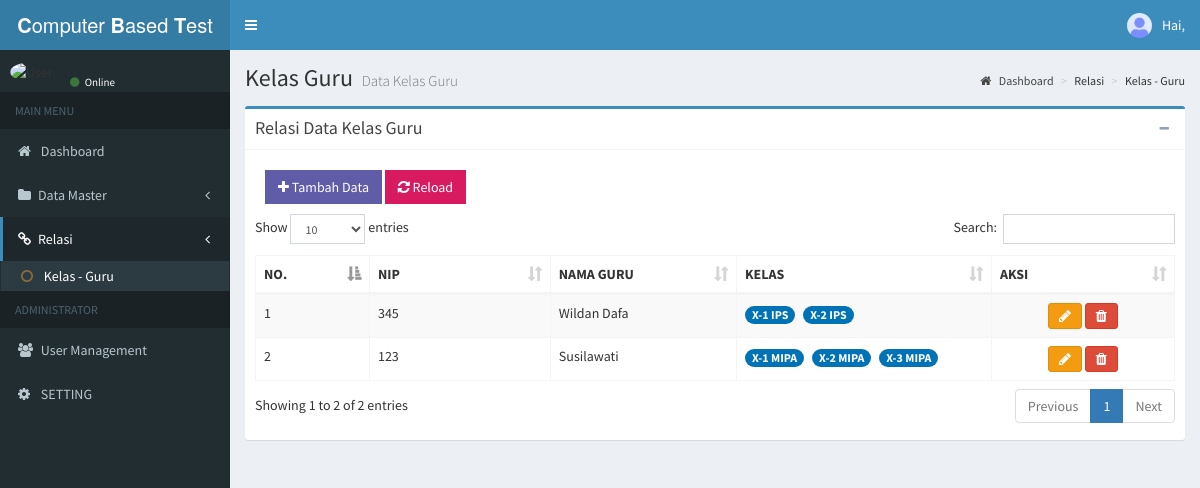
Screenshot of /index.php/c_admin/kelas_guru with the database file from the repository.
### tables this page shows
CREATE TABLE `relasi_kelas_guru` (
  `id` int(11) NOT NULL,
  `guru_id` int(11) NOT NULL,
  `kelas_id` int(11) NOT NULL
);

CREATE TABLE `guru` (
  `id_guru` int(11) NOT NULL,
  `nip` char(9) NOT NULL,
  `nama_guru` varchar(255) NOT NULL,
  `mapel_id` int(11) NOT NULL,
  `tmb_user` char(1) NOT NULL
);

CREATE TABLE `kelas` (
  `id_kelas` int(11) NOT NULL,
  `nama_kelas` varchar(100) NOT NULL,
  `jurusan_id` int(11) NOT NULL
);

CREATE TABLE `jurusan` (
  `id_jurusan` int(11) NOT NULL,
  `nama_jurusan` varchar(100) NOT NULL
);

### application/controllers/C_admin.php (called while the page is built, shortened)
<?php
class C_admin extends CI_Controller
{
    public function __construct()
    {
        $this->load->model('M_admin');
        $this->load->helper('kriptografi');
    }
    public function kelas_guru()
    {
        $data['user'] = $this->M_admin->getUser();
        $data['kelas_jurusan'] = $this->M_admin->getAllKelasJurusan();
        $data['guru'] = $this->M_admin->getAllGuru();
        $data['grkg'] = $this->M_admin->getGRkg();
        $data['full_rk'] = $this->M_admin->getAllFullRK();
        $data['kelas'] = $this->M_admin->getAllKelas();
        $data['kelas_guru'] = $this->M_admin->getAllKelasGuru();
        $data['relasi_kelas'] = $this->M_admin->getAllRelasiKelas();
        $data['tittle'] = 'Relasi Kelas-Guru';
        $this->load->view('templates/header', $data);
        $this->load->view('admin/kelas_guru', $data);
        $this->load->view('templates/footer');
    }
}

### index.php (called while the page is built, shortened)
<?php
require_once BASEPATH.'core/CodeIgniter.php';

### application/models/M_admin.php (called while the page is built, shortened)
<?php
class M_admin extends CI_Model
{
    public function getAllKelas()
    {
        $this->db->order_by('id_kelas', 'DESC');
        $this->db->select('*');
        $this->db->from('kelas');
        $this->db->join('jurusan', 'jurusan_id = id_jurusan');
        return $this->db->get()->result_array();
    }
    public function getAllGuru()
    {
        $this->db->order_by('id_guru', 'DESC');
        $this->db->select('*');
        $this->db->from('guru');
        $this->db->join('mapel', 'mapel_id = id_mapel');
        return $this->db->get()->result_array();
    }
    public function getAllKelasGuru()
    {
        $this->db->order_by('guru_id', 'DESC');
        $this->db->select('*');
        $this->db->from('relasi_kelas_guru');
        $this->db->join('kelas', 'kelas_id = id_kelas');
        $this->db->join('guru', 'guru_id = id_guru');
        $this->db->group_by('guru_id');
        return $this->db->get()->result_array();
    }
    public function getAllFullRK()
    {
        $this->db->order_by('id', 'ASC');
        return $this->db->get('relasi_kelas_guru')->result_array();
    }
    public function getAllRelasiKelas()
    {
        $this->db->order_by('id', 'ASC');
        $this->db->select('*');
        $this->db->from('relasi_kelas_guru');
        $this->db->join('kelas', 'kelas_id = id_kelas');
        $this->db->join('jurusan', 'jurusan_id = id_jurusan');
        return $this->db->get()->result_array();
    }
    public function getAllKelasJurusan()
    {
        $this->db->select('*');
        $this->db->from('kelas');
        $this->db->join('jurusan', 'jurusan_id = id_jurusan');
        $this->db->order_by('id_kelas');
        return $this->db->get()->result_array();
    }
    public function getGRkg()
    {
        $this->db->select('*');
        $this->db->from('guru');
        $this->db->join('relasi_kelas_guru', 'id_guru = guru_id', 'left');
        return $this->db->get()->result_array();
    }
}

### application/views/admin/kelas_guru.php (the view, shortened to what this page needs)
<aside class="main-sidebar">
    <section class="sidebar">
        <div class="user-panel">
            <div class="pull-left image">
                <img src="<?= base_url() ?>assets/dist/img/icon_admin.png" class="img-circle" alt="User Image">
            </div>
            <div class="pull-left info">
                <a href="#"><i class="fa fa-circle text-success"></i> Online</a>
            </div>
        </div>
        <ul class="sidebar-menu" data-widget="tree">
            <li class="header">MAIN MENU</li>
            <li class="">
                <a href="<?= base_url('c_admin') ?>">
                    <i class="fa fa-home"></i> <span>Dashboard</span>
                </a>
            </li>
            <li class="treeview">
                <a href="#">
                    <i class="fa fa-folder"></i><span>Data Master</span>
                    <span class="pull-right-container">
                        <i class="fa fa-angle-left pull-right"></i>
                    </span>
                </a>
            </li>
            <li class="treeview active">
                <a href="#">
                    <i class="fa fa-link active"></i><span>Relasi</span>
                    <span class="pull-right-container">
                        <i class="fa fa-angle-left pull-right"></i>
                    </span>
                </a>
                <ul class="treeview-menu">
                    <li class="active"><a href="<?= base_url('c_admin/kelas_guru') ?>"><i class="fa fa-circle-o text-warning"></i> Kelas - Guru</a></li>
                </ul>
            </li>
            <li class="header">ADMINISTRATOR </li>
            <li class="">
                <a href="<?= base_url('c_admin/user_management'); ?>" rel="noopener noreferrer">
                    <i class="fa fa-users"></i> <span>User Management</span>
                </a>
            </li>
            <li>
                <a href="<?= base_url('c_admin/setting'); ?>">
                    <i class="fa fa-cog"></i> <span>SETTING</span>
                </a>
            </li>
        </ul>
    </section>
</aside>
<div class="content-wrapper">
    <section class="content-header">
        <h1>
            Kelas Guru
            <small>Data Kelas Guru</small>
        </h1>
        <ol class="breadcrumb">
            <li><a href="<?= base_url('c_admin'); ?>"><i class="fa fa-home"></i> Dashboard</a></li>
            <li class="">Relasi</li>
            <li class="">Kelas - Guru</li>
        </ol>
    </section>
    <section class="content">
        <div class="row">
            <div class="col-xs-12">
                <div class="box box-primary">
                    <div class="box-header with-border">
                        <h3 class="box-title">Relasi Data Kelas Guru</h3>
                        <div class="box-tools pull-right">
                            <button type="button" class="btn btn-box-tool" data-widget="collapse"><i class="fa fa-minus"></i></button>
                        </div>
                    </div>
                    <div class="box-body">
                        <div class="flash-data" data-flash="<?= $this->session->flashdata('flash'); ?>"></div>
                        <div class="margin">
                            <button type="button" class="btn bg-purple btn-flat btn-md" data-toggle="modal" data-target="#myModal"><i class="fa fa-plus"></i> Tambah Data</button>
                            <button type="submit" class="btn btn-flat btn-md bg-maroon" onClick="document.location.reload(true)"><i class="fa fa-refresh"></i> Reload</button>
                        </div>
                        <table id="example1" class="table table-bordered table-striped">
                            <thead>
                                <tr>
                                    <th width="100px">NO.</th>
                                    <th width="200px">NIP</th>
                                    <th width="200px">NAMA GURU</th>
                                    <th width="300px">KELAS</th>
                                    <th width="200px">AKSI</th>
                                </tr>
                            </thead>
                            <tbody>
                                <?php $no = 1; ?>
                                <?php foreach ($kelas_guru as $kg) : ?>
                                    <tr>
                                        <td><?= $no; ?></td>
                                        <td><?= $kg['nip']; ?></td>
                                        <td><?= $kg['nama_guru']; ?></td>
                                        <td>
                                            <?php foreach ($relasi_kelas as $rk) : ?>
                                                <?php if ($rk['guru_id'] == $kg['guru_id']) : ?>
                                                    <span class="badge bg-blue" style="margin-right: 5px;">
                                                        <?= $rk['nama_kelas']; ?>
                                                        <?= $rk['nama_jurusan']; ?>
                                                    </span>
                                                <?php endif; ?>
                                            <?php endforeach; ?>
                                        </td>
                                        <td>
                                            <div class="text-center">
                                                <a class="btn btn-sm btn-warning fa fa-pencil" data-toggle="modal" data-target="#myModalubah<?= $kg['guru_id']; ?>" onclick="edit_periode(<?= $kg['guru_id']; ?>);" data-placement="left" title="Edit data"></a>
                                                <a href="<?= base_url(); ?>c_kelas_guru/hapus/<?= $kg['guru_id']; ?>" class="btn btn-sm btn-danger tombol-hapus fa fa-trash" data-placement="right" title="Hapus data"></a>
                                            </div>
                                        </td>
                                    </tr>
                                    <?php $no++; ?>
                                <?php endforeach; ?>
                            </tbody>
                        </table>
                    </div>
                </div>
            </div>
        </div>
    </section>
</div>

### rows the page displays
relasi_kelas_guru: guru.nip "345", guru.nama_guru "Wildan Dafa", kelas.nama_kelas "X-1", jurusan.nama_jurusan "IPS"
relasi_kelas_guru: kelas.nama_kelas "X-2", jurusan.nama_jurusan "IPS"
relasi_kelas_guru: guru.nip "123", guru.nama_guru "Susilawati", kelas.nama_kelas "X-1", jurusan.nama_jurusan "MIPA"
relasi_kelas_guru: kelas.nama_kelas "X-2", jurusan.nama_jurusan "MIPA"
relasi_kelas_guru: kelas.nama_kelas "X-3", jurusan.nama_jurusan "MIPA"
